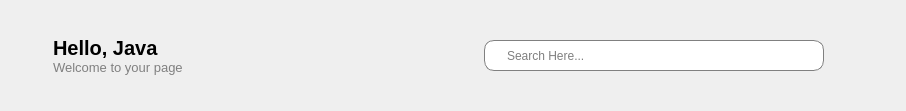
        <widget class="QWidget" name="header_widget" native="true">
         <layout class="QHBoxLayout" name="horizontalLayout_5">
          <item>
           <layout class="QHBoxLayout" name="horizontalLayout_4">
            <property name="spacing">
             <number>0</number>
            </property>
            <item>
             <widget class="QPushButton" name="pushButton">
              <property name="styleSheet">
               <string notr="true">border:none;</string>
              </property>
              <property name="text">
               <string/>
              </property>
              <property name="icon">
               <iconset resource="../resources/resources.qrc">
                <normaloff>:/images/menu.png</normaloff>:/images/menu.png</iconset>
              </property>
              <property name="iconSize">
               <size>
                <width>29</width>
                <height>35</height>
               </size>
              </property>
              <property name="checkable">
               <bool>true</bool>
              </property>
             </widget>
            </item>
            <item>
             <layout class="QVBoxLayout" name="verticalLayout_13">
              <property name="spacing">
               <number>0</number>
              </property>
              <property name="leftMargin">
               <number>10</number>
              </property>
              <property name="topMargin">
               <number>25</number>
              </property>
              <property name="bottomMargin">
               <number>25</number>
              </property>
              <item>
               <widget class="QLabel" name="label">
                <property name="font">
                 <font>
                  <pointsize>15</pointsize>
                  <bold>true</bold>
                 </font>
                </property>
                <property name="styleSheet">
                 <string notr="true"/>
                </property>
                <property name="text">
                 <string>Hello, Java</string>
                </property>
               </widget>
              </item>
              <item>
               <widget class="QLabel" name="label_5">
                <property name="font">
                 <font>
                  <pointsize>10</pointsize>
                 </font>
                </property>
                <property name="styleSheet">
                 <string notr="true">color:grey;</string>
                </property>
                <property name="text">
                 <string>Welcome to your page</string>
                </property>
               </widget>
              </item>
             </layout>
            </item>
           </layout>
          </item>
          <item>
           <spacer name="horizontalSpacer_3">
            <property name="orientation">
             <enum>Qt::Horizontal</enum>
            </property>
            <property name="sizeHint" stdset="0">
             <size>
              <width>295</width>
              <height>20</height>
             </size>
            </property>
           </spacer>
          </item>
          <item>
           <layout class="QHBoxLayout" name="horizontalLayout_3">
            <property name="rightMargin">
             <number>25</number>
            </property>
            <item>
             <widget class="QLineEdit" name="lineEdit">
              <property name="minimumSize">
               <size>
                <width>340</width>
                <height>31</height>
               </size>
              </property>
              <property name="maximumSize">
               <size>
                <width>340</width>
                <height>31</height>
               </size>
              </property>
              <property name="styleSheet">
               <string notr="true">QLineEdit {
	padding-left:20;
	border: 1 solid gray;
	border-radius: 10;
}</string>
              </property>
              <property name="placeholderText">
               <string>Search Here...</string>
              </property>
             </widget>
            </item>
            <item>
             <widget class="QLabel" name="label_6">
              <property name="minimumSize">
               <size>
                <width>40</width>
                <height>40</height>
               </size>
              </property>
              <property name="maximumSize">
               <size>
                <width>40</width>
                <height>40</height>
               </size>
              </property>
              <property name="text">
               <string/>
              </property>
              <property name="pixmap">
               <pixmap resource="../resources/resources.qrc">:/images/profile1.png</pixmap>
              </property>
              <property name="scaledContents">
               <bool>true</bool>
              </property>
             </widget>
            </item>
           </layout>
          </item>
         </layout>
        </widget>
